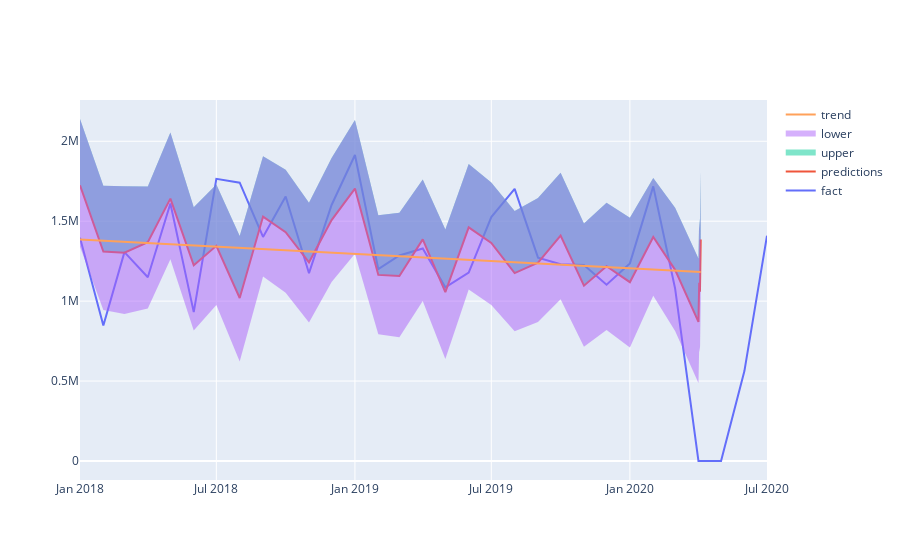

The cell this chart's notebook holds for it:
### Code cell
iplot([
    go.Scatter(x=df['ds'], y=df['y'], name='fact'),
    go.Scatter(x=forecast['ds'], y=forecast['yhat'], name='predictions'),
    go.Scatter(x=forecast['ds'], y=forecast['yhat_upper'], fill='tonexty', mode='none', name='upper'),
    go.Scatter(x=forecast['ds'], y=forecast['yhat_lower'], fill='tonexty', mode='none', name='lower'),
    go.Scatter(x=forecast['ds'], y=forecast['trend'], name='trend')
])
